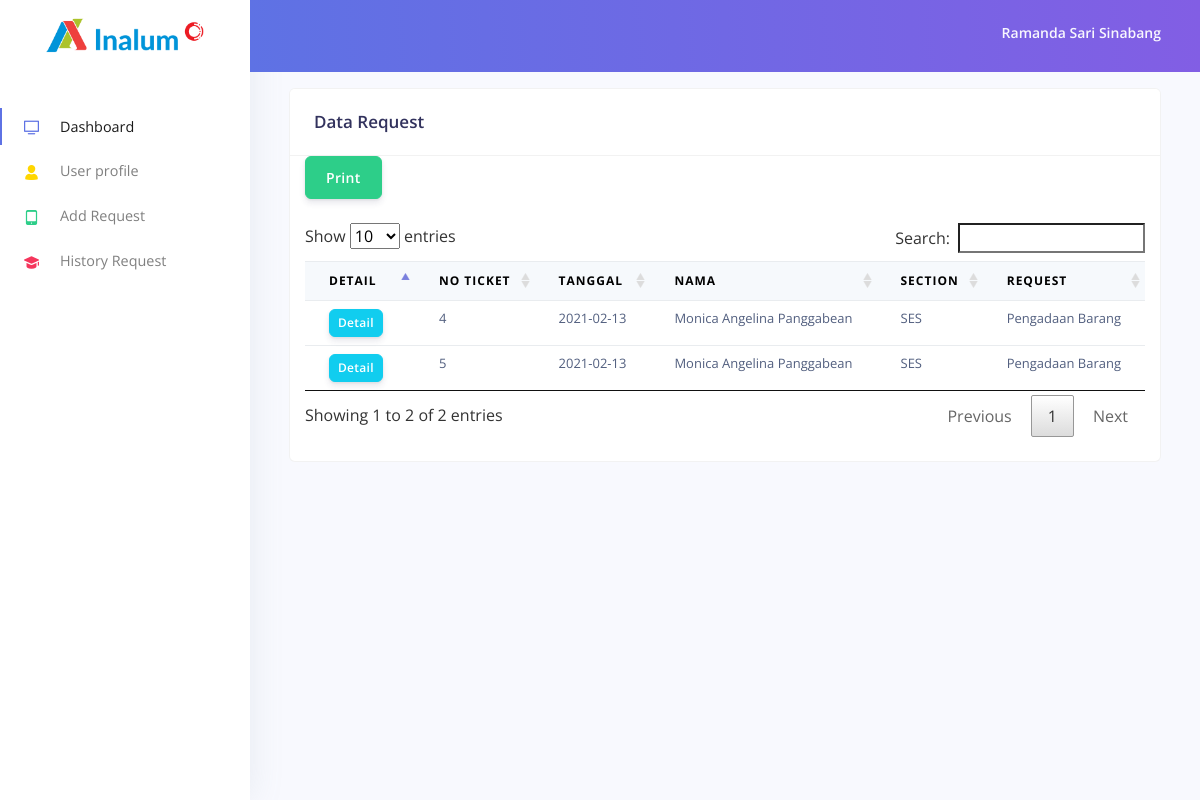
Screenshot of /manager/index.php?p=history_request (signed in) with the database file from the repository.
### tables this page shows
CREATE TABLE `tb_user` (
  `id_user` int(11) NOT NULL,
  `password` varchar(255) NOT NULL,
  `nama` varchar(50) NOT NULL,
  `email` varchar(50) NOT NULL,
  `level` varchar(10) NOT NULL,
  `id_section` int(11) NOT NULL
);

CREATE TABLE `tb_request` (
  `no_ticket` int(11) NOT NULL,
  `tgl_req` date NOT NULL,
  `id_user` int(11) NOT NULL,
  `id_section` int(11) NOT NULL,
  `id_request` int(11) NOT NULL,
  `id_item` int(11) NOT NULL,
  `description` text NOT NULL,
  `attachment` text NOT NULL,
  `email` varchar(50) NOT NULL,
  `v_key` text NOT NULL,
  `status` int(11) NOT NULL
);

CREATE TABLE `tb_section` (
  `id_section` int(11) NOT NULL,
  `section` varchar(5) NOT NULL
);

CREATE TABLE `tb_kind_req` (
  `id_request` int(11) NOT NULL,
  `name_request` text NOT NULL,
  `type_request` text NOT NULL
);

### manager/page/history_request.php (the view, shortened to what this page needs)
<div class="card">
  <div class="card-header"><h3 class="mb-0">Data Request</h3></div>
  <div class="container">
    <a class="btn btn-md btn-success" href="report_request.php" target="_blank">Print</a>
    <div class="table-responsive py-4">
      <table class="table table-flush" id="data-request">
        <thead class="thead-light">
            <tr>
                <th>Detail</th>
                <th>No Ticket</th>
                <th>Tanggal</th>
                <th>Nama</th>
                <th>Section</th>
                <th>Request</th>
            </tr>
        </thead>
        <tbody>
        <?php
            $sql = "SELECT * FROM tb_request
                    INNER JOIN tb_user ON tb_request.id_user = tb_user.id_user
                    INNER JOIN tb_section ON tb_user.id_section = tb_section.id_section
                    INNER JOIN tb_kind_req ON tb_kind_req.id_request = tb_request.id_request
                    INNER JOIN tb_item ON tb_request.id_item = tb_item.id_item";
            $query = mysqli_query($link,$sql);
            while($hasil=mysqli_fetch_array($query)):
        ?>
          <tr>
            <td>
              <a href="#" type="button" class="btn btn-info btn-sm" data-toggle="modal" data-target="#myModal<?php echo $hasil['no_ticket']; ?>">Detail</a>
            </td>
            <td><?=$hasil['no_ticket'];?></td>
            <td><?=$hasil['tgl_req'];?></td>
            <td><?=$hasil['nama'];?></td>
            <td><?=$hasil['section'];?></td>
            <td><?=$hasil['name_request'];?></td>
          </tr>
            <?php endwhile; ?>
        </tbody>
    </table>
  </div>
  </div>
</div>

### manager/index.php (shortened to what this page needs)
<?php
    include '../includes/conn.php';
?>
<!DOCTYPE html>
<html lang="en">
<head>
  <link rel="stylesheet" href="../assets/nucleo/css/nucleo.css" type="text/css">
  <link rel="stylesheet" type="text/css" href="../assets/DataTables/datatables.min.css"/>
  <link rel="stylesheet" href="../assets/css/argon-dashboard.css?v=1.1.0" type="text/css">
  <link rel="stylesheet" href="../assets/css/all.css">
</head>
<body>
  <nav class="navbar navbar-vertical fixed-left navbar-expand-md navbar-light bg-white" id="sidenav-main">
    <div class="container-fluid">
      <a class="navbar-brand pt-0" href="#">
        <img src="../assets/img/icons/logo.png" class="navbar-brand-img">
      </a>
      <div class="collapse navbar-collapse" id="sidenav-collapse-main">
        <ul class="navbar-nav">
          <li class="nav-item  class=" active=" ">
          <a class=" nav-link active " href="?p=dashboard"> <i class="ni ni-tv-2 text-primary"></i> Dashboard
            </a>
          </li>
          <li class="nav-item">
            <a class="nav-link " href="?p=profile">
              <i class="ni ni-single-02 text-yellow"></i> User profile
            </a>
          </li>
          <li class="nav-item">
            <a class="nav-link" href="?p=request">
              <i class="ni ni-mobile-button text-success "></i>Add Request
            </a>
          </li>
        </ul>
        <ul class="navbar-nav mb-md-3">
          <li class="nav-item">
            <a class="nav-link " href="?p=history_request">
              <i class="ni ni-hat-3 text-red"></i> History Request
            </a>
          </li>
        </ul>
      </div>
    </div>
  </nav>
  <div class="main-content">
    <nav class="navbar navbar-top navbar-expand-md navbar-dark" id="navbar-main">
      <div class="container-fluid">
        <?php
            $email = $_SESSION['email'];
            $query = mysqli_query($link,"SELECT * FROM tb_user WHERE email = '$email' ");
            while($hasil=mysqli_fetch_array($query)) :
        ?>
        <ul class="navbar-nav align-items-center d-none d-md-flex ml-auto">
          <li class="nav-item dropdown">
            <a class="nav-link pr-0" href="#" role="button" data-toggle="dropdown">
              <div class="media align-items-center">
                <div class="media-body ml-2 d-none d-lg-block">
                  <span class="mb-0 text-sm  font-weight-bold"><?php echo $hasil['nama']; ?></span>
                </div>
              </div>
            </a>
            <?php endwhile ?>
          </li>
        </ul>
      </div>
    </nav>
    <div class="header bg-gradient-primary pb-4 pt-md-5"></div>
    <div class="container-fluid mt-3">
      <div class="row mt-3">
        <div class="col-md-12 mb-5 mb-xl-0">
                  <?php
                  include 'include/controller-page.php';
                  ?>
        </div>
      </div>
    </div>
  </div>
</body>
</html>

### assets/nucleo/css/nucleo.css (style rules this page uses)
.ni { display: inline-block; font: normal normal normal 14px/1 NucleoIcons; font-size: inherit; text-rendering: auto; -webkit-font-smoothing: antialiased; -moz-osx-font-smoothing: grayscale; }
.ni-hat-3::before { content: "\ea37"; }
.ni-mobile-button::before { content: "\ea40"; }
.ni-single-02::before { content: "\ea4e"; }
.ni-tv-2::before { content: "\ea59"; }

### rows the page displays
tb_user: nama "Ramanda Sari Sinabang"
tb_request: no_ticket "4", tgl_req "2021-02-13", id_user.nama "Monica Angelina Panggabean", id_section.section "SES", id_request.name_request "Pengadaan Barang"
tb_request: no_ticket "5", tgl_req "2021-02-13", id_user.nama "Monica Angelina Panggabean", id_section.section "SES", id_request.name_request "Pengadaan Barang"
